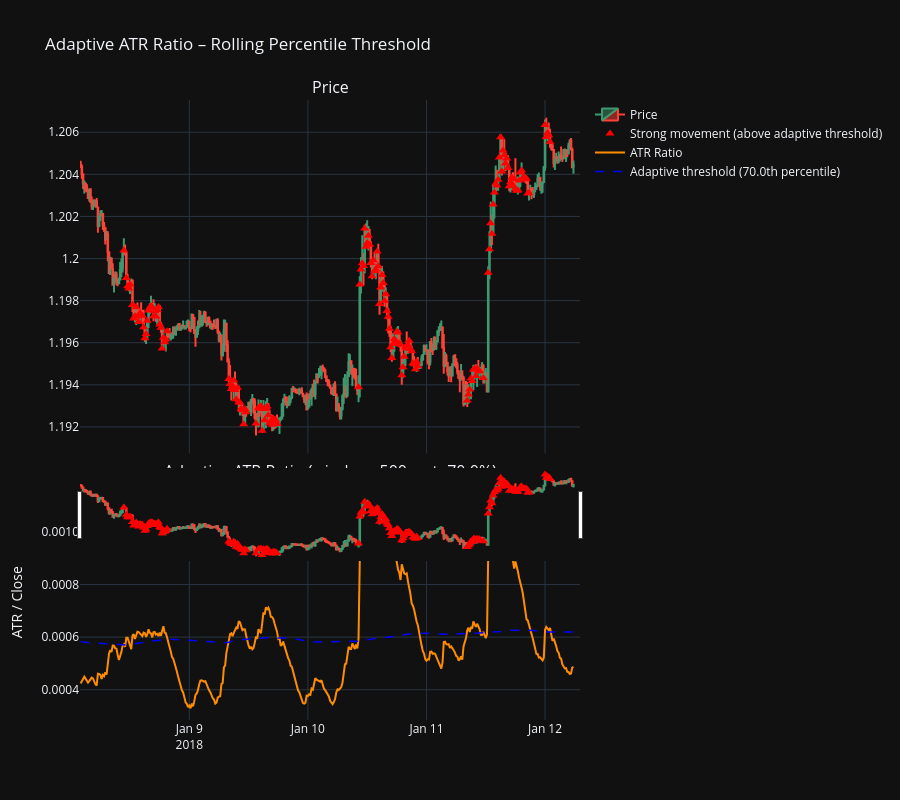

Source (notebook cell):
### Code cell
atrr=ATRRatio(data)
atrr.plot(400,800)

### Figure 1 — Plotly figure (JSON) as saved in the notebook; plotly's stock layout.template omitted (floating-point values rounded to 4 significant figures; data arrays with more than 128 entries replaced by an {"elided": "..."} marker saying what was removed)
{"data": [{"close": {"elided": "400 float values"}, "high": {"elided": "400 float values"}, "low": {"elided": "400 float values"}, "name": "Price", "open": {"elided": "400 float values"}, "type": "candlestick", "x": {"elided": "400 str values"}, "xaxis": "x", "yaxis": "y"}, {"marker": {"color": "red", "size": 8, "symbol": "triangle-up"}, "mode": "markers", "name": "Strong movement (above adaptive threshold)", "type": "scatter", "x": {"elided": "166 str values"}, "xaxis": "x", "y": {"elided": "166 float values"}, "yaxis": "y"}, {"line": {"color": "darkorange", "width": 2}, "mode": "lines", "name": "ATR Ratio", "type": "scatter", "x": {"elided": "400 str values"}, "xaxis": "x2", "y": {"elided": "400 float values"}, "yaxis": "y2"}, {"line": {"color": "blue", "dash": "dash", "width": 1.5}, "mode": "lines", "name": "Adaptive threshold (70.0th percentile)", "type": "scatter", "x": {"elided": "400 str values"}, "xaxis": "x2", "y": {"elided": "400 float values"}, "yaxis": "y2"}], "layout": {"annotations": [{"font": {"size": 16}, "showarrow": false, "text": "Price", "x": 0.5, "xanchor": "center", "xref": "paper", "y": 1, "yanchor": "bottom", "yref": "paper"}, {"font": {"size": 16}, "showarrow": false, "text": "Adaptive ATR Ratio (window=500, pct=70.0%)", "x": 0.5, "xanchor": "center", "xref": "paper", "y": 0.38, "yanchor": "bottom", "yref": "paper"}], "height": 800, "hovermode": "x unified", "title": {"text": "Adaptive ATR Ratio – Rolling Percentile Threshold"}, "xaxis": {"anchor": "y", "domain": [0, 1], "matches": "x2", "showticklabels": false}, "xaxis2": {"anchor": "y2", "domain": [0, 1]}, "yaxis": {"anchor": "x", "domain": [0.43, 1]}, "yaxis2": {"anchor": "x2", "domain": [0, 0.38], "tickformat": ".4f", "title": {"text": "ATR / Close"}}}}
